Frame 1 (no input): blank canvas, image omitted
Frame 60 (no input): blank canvas, image omitted
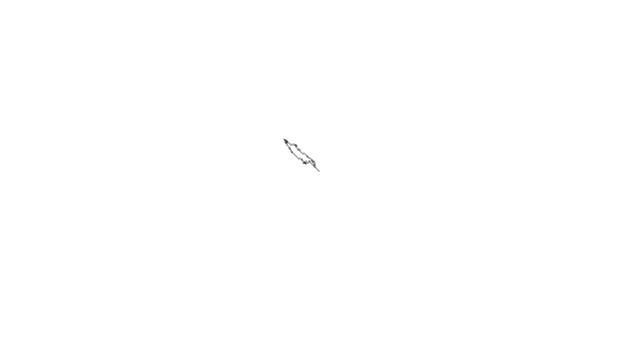
Frame 120 (the mouse pressed at the canvas centre since frame 60)

The p5.js sketch whose frames 1 and 60 were blank and that drew this single picture after the mouse press (run headless with seeded random() and noise() and a simulated clock; from frame 60 on, the mouse is pressed at the canvas centre):

// p5.js sketch
// ── sketch.js
let walker;

function setup() {
    createCanvas(640, 340);
    walker = new Walker();
}

function draw() {
    walker.step();
    walker.display();
}

class Walker {
    constructor() {
        this.x = width / 2;
        this.y = height / 2;
    }

    display() {
        stroke(0);
        point(this.x, this.y);
    }

    step() {
        const r = random(1);
        if (r < 0.5) {
            this.walkToMouse();
        }
        else {
            this.walkRandom();
        }
    }

    walkRandom() {
        const rx = int(random(3)) - 1;
        const ry = int(random(3)) - 1;
        this.x += rx;
        this.y += ry;
    }

    walkToMouse() {
        // Straightforward walking towards the mouse; not following the
        // shortest path.
        if (this.x < mouseX) {
            this.x++;
        }
        else {
            this.x--;
        }
        if (this.y < mouseY) {
            this.y++;
        }
        else {
            this.y--;
        }
    }
}
